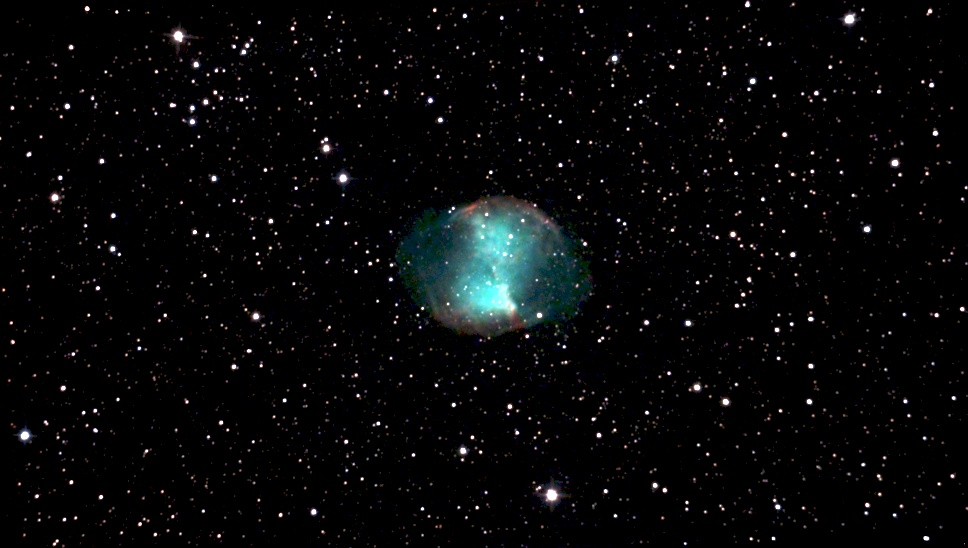
//> input picture doc/result.jpg, 968 x 548 px
$ ./main ../doc/result.jpg ../doc/result.jpg   (built with g++ and OpenCV 4)
//> lines starting //> are read from the running program, lines starting //| are printed output that depends on the picture; after the words box and inside, x2 and y2 are one past the last pixel; in counts of white or black regions, pixels touching at a corner belong together
#include <opencv2/opencv.hpp>
#include <vector>
#include <algorithm>
#include <cmath>
#include <iostream>
#include <memory>
#include <set>

struct Star {
    cv::Point2f position;
    float brightness;
    int id;
};

struct Triangle {
    int star1, star2, star3;
    float side1, side2, side3;
    float angle1, angle2, angle3;

    Triangle(const Star& s1, const Star& s2, const Star& s3, int id1, int id2, int id3)
        : star1(id1), star2(id2), star3(id3) {
        // Calcul des distances des côtés
        side1 = cv::norm(s1.position - s2.position);
        side2 = cv::norm(s2.position - s3.position);
        side3 = cv::norm(s3.position - s1.position);

        // Calcul des angles en utilisant la loi des cosinus
        angle1 = std::acos((side1*side1 + side3*side3 - side2*side2) / (2*side1*side3));
        angle2 = std::acos((side1*side1 + side2*side2 - side3*side3) / (2*side1*side2));
        angle3 = M_PI - angle1 - angle2;
    }
};

struct TriangleMatch {
    int refTriangle;
    int targetTriangle;
    float similarity;
};

struct TransformationParams {
    cv::Point2f translation;
    float rotation;
    float scale;
    cv::Mat homography;
    bool isValid;
    float quality;
};

class AstroImageStacker {
private:
    std::vector<cv::Mat> images;
    std::vector<std::vector<Star>> starCatalogs;
    std::vector<float> imageQualityScores;
    int referenceFrameIndex;

    // Paramètres de détection d'étoiles
    float starThreshold = 50.0f;
    int minStarArea = 3;
    int maxStarArea = 100;

    // Paramètres d'alignement
    float triangleSimilarityThreshold = 0.95f;
    int minTrianglesForAlignment = 5;
    float maxAlignmentError = 2.0f;

public:
    AstroImageStacker() : referenceFrameIndex(-1) {}

    // Chargement des images
    bool loadImages(const std::vector<std::string>& imagePaths) {
        images.clear();
        starCatalogs.clear();
        imageQualityScores.clear();

        for (const auto& path : imagePaths) {
            cv::Mat img = cv::imread(path, cv::IMREAD_GRAYSCALE);
            if (img.empty()) {
                std::cerr << "Erreur: Impossible de charger l'image " << path << std::endl;
                return false;
            }
            images.push_back(img);
        }

        std::cout << "Chargé " << images.size() << " images." << std::endl;
        return true;
    }

    // Détection des étoiles dans une image
    std::vector<Star> detectStars(const cv::Mat& image) {
        std::vector<Star> stars;

        // Préparation de l'image
        cv::Mat blurred, binary;
        cv::GaussianBlur(image, blurred, cv::Size(3, 3), 1.0);
        cv::threshold(blurred, binary, starThreshold, 255, cv::THRESH_BINARY);

        // Détection des contours
        std::vector<std::vector<cv::Point>> contours;
        cv::findContours(binary, contours, cv::RETR_EXTERNAL, cv::CHAIN_APPROX_SIMPLE);

        for (size_t i = 0; i < contours.size(); i++) {
            double area = cv::contourArea(contours[i]);
            if (area >= minStarArea && area <= maxStarArea) {
                // Calcul du centroïde pondéré par la luminosité
                cv::Moments moments = cv::moments(contours[i]);
                if (moments.m00 > 0) {
                    cv::Point2f center(moments.m10 / moments.m00, moments.m01 / moments.m00);

                    // Calcul de la luminosité moyenne dans la région
                    cv::Rect boundingRect = cv::boundingRect(contours[i]);
                    cv::Mat starRegion = image(boundingRect);
                    cv::Scalar meanBrightness = cv::mean(starRegion);

                    Star star;
                    star.position = center;
                    star.brightness = meanBrightness[0];
                    star.id = stars.size();
                    stars.push_back(star);
                }
            }
        }

        // Tri par luminosité décroissante
        std::sort(stars.begin(), stars.end(),
                 [](const Star& a, const Star& b) { return a.brightness > b.brightness; });

        // Garde seulement les N étoiles les plus brillantes
        if (stars.size() > 100) {
            stars.resize(100);
        }

        return stars;
    }

    // Calcul du score de qualité d'une image
    float calculateImageQuality(const cv::Mat& image, const std::vector<Star>& stars) {
        if (stars.empty()) return 0.0f;

        // Score basé sur le nombre d'étoiles et leur netteté
        float starCount = static_cast<float>(stars.size());
        float avgBrightness = 0.0f;
        float sharpness = 0.0f;

        for (const auto& star : stars) {
            avgBrightness += star.brightness;
        }
        avgBrightness /= starCount;

        // Calcul de la netteté via le gradient de Sobel
        cv::Mat grad_x, grad_y, grad;
        cv::Sobel(image, grad_x, CV_16S, 1, 0, 3);
        cv::Sobel(image, grad_y, CV_16S, 0, 1, 3);
        cv::addWeighted(cv::abs(grad_x), 0.5, cv::abs(grad_y), 0.5, 0, grad);
        sharpness = cv::mean(grad)[0];

        return starCount * 0.4f + avgBrightness * 0.3f + sharpness * 0.3f;
    }

    // Génération des triangles à partir des étoiles
    std::vector<Triangle> generateTriangles(const std::vector<Star>& stars) {
        std::vector<Triangle> triangles;

        // Génère tous les triangles possibles (limité aux étoiles les plus brillantes)
        int maxStars = std::min(static_cast<int>(stars.size()), 50);
        for (int i = 0; i < maxStars - 2; i++) {
            for (int j = i + 1; j < maxStars - 1; j++) {
                for (int k = j + 1; k < maxStars; k++) {
                    Triangle triangle(stars[i], stars[j], stars[k], i, j, k);

                    // Filtre les triangles trop petits ou trop allongés
                    float minSide = std::min({triangle.side1, triangle.side2, triangle.side3});
                    float maxSide = std::max({triangle.side1, triangle.side2, triangle.side3});

                    if (minSide > 10.0f && maxSide / minSide < 10.0f) {
                        triangles.push_back(triangle);
                    }
                }
            }
        }

        return triangles;
    }

    // Correspondance des triangles entre deux images
    // [251 lines left out: functions matchTriangles, calculateTriangleSimilarity, calculateAffineTransform, calculateSimilarityTransform, calculateTransformation, calculateAlignmentQuality, not called in this run]

    // Processus principal de stacking
    cv::Mat stackImages() {
        if (images.empty()) {
            std::cerr << "Aucune image chargée!" << std::endl;
            return cv::Mat();
        }

        std::cout << "Détection des étoiles..." << std::endl;

        // Détection des étoiles dans toutes les images
        for (size_t i = 0; i < images.size(); i++) {
            auto stars = detectStars(images[i]);
            starCatalogs.push_back(stars);

            float quality = calculateImageQuality(images[i], stars);
            imageQualityScores.push_back(quality);

            std::cout << "Image " << i << ": " << stars.size() << " étoiles, qualité: "
                     << quality << std::endl;
        }

        // Sélection de l'image de référence (meilleure qualité)
        referenceFrameIndex = std::distance(imageQualityScores.begin(),
                                          std::max_element(imageQualityScores.begin(),
                                                         imageQualityScores.end()));

        std::cout << "Image de référence: " << referenceFrameIndex << std::endl;

        // Génération des triangles pour l'image de référence
        auto refTriangles = generateTriangles(starCatalogs[referenceFrameIndex]);
        std::cout << "Triangles de référence générés: " << refTriangles.size() << std::endl;

        // Alignement et stacking
        cv::Mat stackedImage = cv::Mat::zeros(images[0].size(), CV_32F);
        cv::Mat weightMap = cv::Mat::zeros(images[0].size(), CV_32F);

        for (size_t i = 0; i < images.size(); i++) {
            cv::Mat alignedImage;

            if (i == referenceFrameIndex) {
                // Image de référence - pas d'alignement nécessaire
                images[i].convertTo(alignedImage, CV_32F);
            } else {
                // Alignement de l'image
                auto targetTriangles = generateTriangles(starCatalogs[i]);
                auto matches = matchTriangles(refTriangles, targetTriangles);

                std::cout << "Image " << i << ": " << matches.size() << " correspondances de triangles" << std::endl;

                auto transformation = calculateTransformation(
                    starCatalogs[referenceFrameIndex], starCatalogs[i],
                    matches, refTriangles, targetTriangles);

                if (transformation.isValid) {
                    cv::Mat temp;
                    images[i].convertTo(temp, CV_32F);
                    cv::warpPerspective(temp, alignedImage, transformation.homography,
                                      images[0].size(), cv::INTER_LINEAR);

                    std::cout << "Image " << i << " alignée avec qualité: "
                             << transformation.quality << std::endl;
                } else {
                    std::cout << "Échec de l'alignement pour l'image " << i << std::endl;
                    continue;
                }
            }

            // Ajout à la pile avec pondération par qualité
            float weight = imageQualityScores[i];
            stackedImage += alignedImage * weight;
            weightMap += weight;
        }

        // Normalisation finale
        cv::Mat result;
        cv::divide(stackedImage, weightMap, result);
        result.convertTo(result, CV_8U);

        return result;
    }

    // Sauvegarde du résultat
    bool saveResult(const cv::Mat& result, const std::string& outputPath) {
        return cv::imwrite(outputPath, result);
    }
};

// Fonction principale d'exemple
int main(int argc, char* argv[]) {
    if (argc < 3) {
        std::cout << "Usage: " << argv[0] << " <image1> <image2> ... <output>" << std::endl;
        return -1;
    }

    // Récupération des chemins d'images
    std::vector<std::string> imagePaths;
    for (int i = 1; i < argc - 1; i++) {
        imagePaths.push_back(argv[i]);
    }
    std::string outputPath = argv[argc - 1];

    // Création et utilisation du stacker
    AstroImageStacker stacker;

    if (!stacker.loadImages(imagePaths)) {
        return -1;
    }
//> in loadImages, `cv::Mat img = cv::imread(path, cv::IMREAD_GRAYSCALE);`:
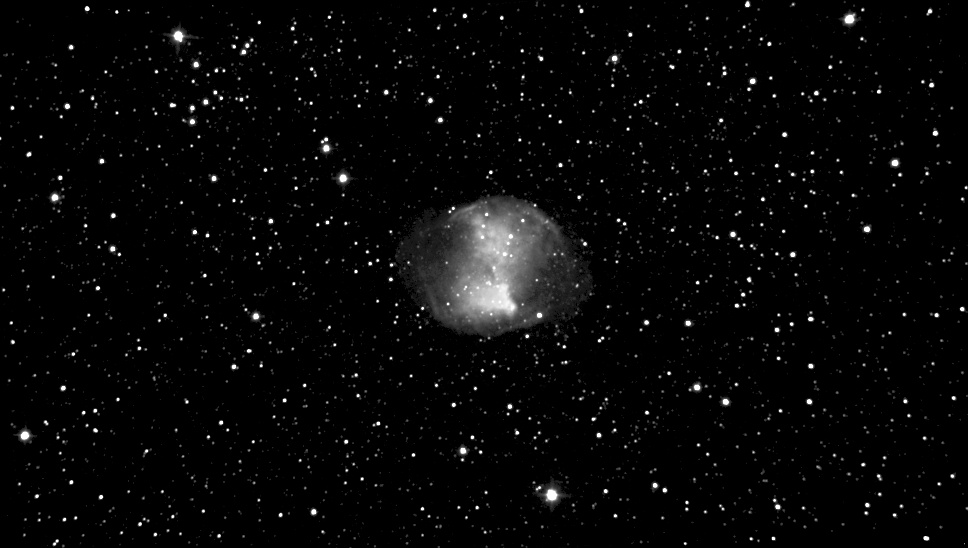
//> img: 548 rows x 968 cols, CV_8UC1; min 0, max 255, mean 7.6
//| Chargé 1 images.

    std::cout << "Début du stacking..." << std::endl;
    cv::Mat result = stacker.stackImages();
//> the loop in stackImages, `for (size_t i = 0; i < images.size(); i++)` made 1 pass
//> (starCount in calculateImageQuality, avgBrightness in calculateImageQuality, sharpness in calculateImageQuality, quality) on pass 1: (100, 128.2, 22.19, 85.13)
//| Image 0: 100 étoiles, qualité: 85.1255
//> pass 1, in detectStars, `cv::threshold(blurred, binary, starThreshold, 255, cv::THRESH_BINARY);`:
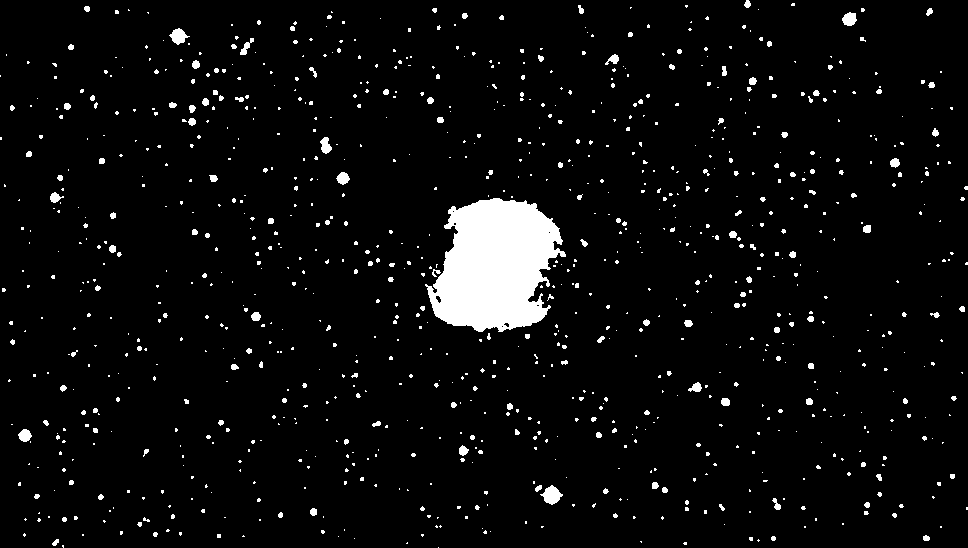
//> binary: 548 rows x 968 cols, CV_8UC1; 4.6% white; 994 white regions (841 under 20 px), largest, box (x1, y1, x2, y2) and area: (425, 198, 566, 332) 12968, (540, 485, 563, 505) 259, (169, 28, 190, 45) 194
//> pass 1, in calculateImageQuality, `cv::Sobel(image, grad_x, CV_16S, 1, 0, 3);`:
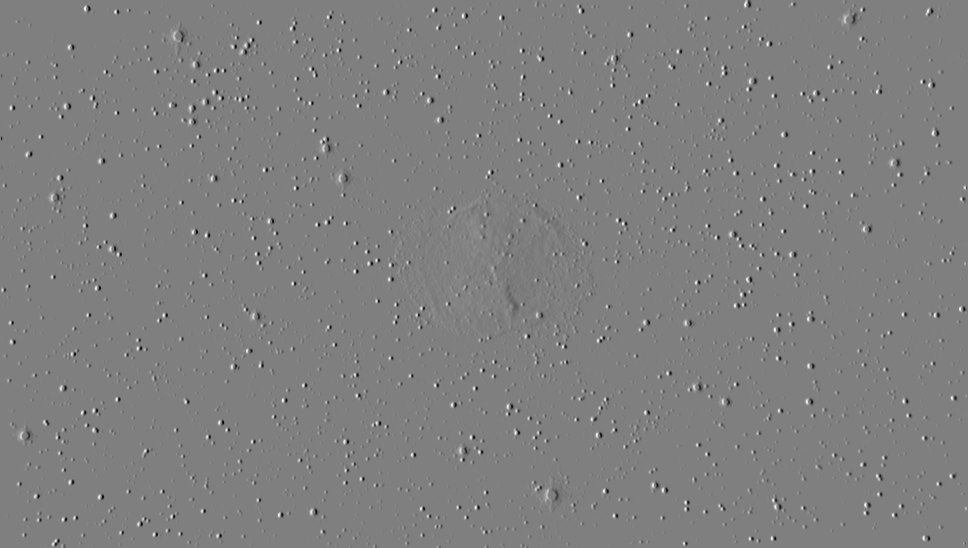
//> grad_x: 548 rows x 968 cols, CV_16SC1; min -1019, max 1019, mean 0; drawn with min black and max white
//> pass 1, in calculateImageQuality, `cv::Sobel(image, grad_y, CV_16S, 0, 1, 3);`:
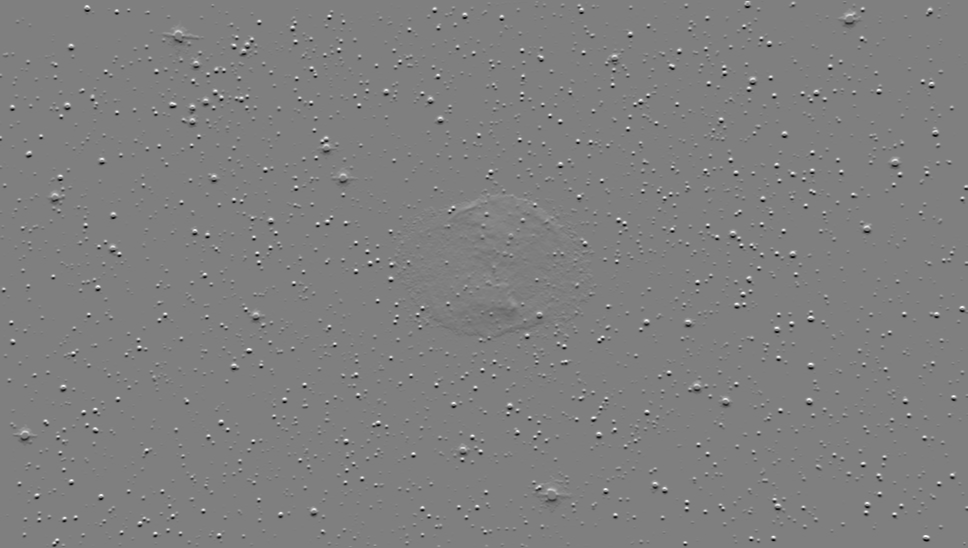
//> grad_y: 548 rows x 968 cols, CV_16SC1; min -1019, max 1020, mean 0; drawn with min black and max white
//> in stackImages, `referenceFrameIndex = std::distance(imageQualityScores.begin(), std::m..`: referenceFrameIndex = 0
//| Image de référence: 0
//> in generateTriangles, `int maxStars = std::min(static_cast<int>(stars.size()), 50);`: maxStars = 50
//> the loop in generateTriangles, `for (int i = 0; i < maxStars - 2; i++)` made 48 passes
//> after the loop in generateTriangles, `for (int i = 0; i < maxStars - 2; i++)`: triangles = 18912 items
//| Triangles de référence générés: 18912
//> in stackImages, `cv::Mat stackedImage = cv::Mat::zeros(images[0].size(), CV_32F);`: stackedImage: 548 rows x 968 cols, CV_32FC1; every value is 0
//> the loop in stackImages, `for (size_t i = 0; i < images.size(); i++)` made 1 pass
//> weight on pass 1: 85.13

    if (result.empty()) {
        std::cerr << "Échec du stacking!" << std::endl;
        return -1;
    }

    if (stacker.saveResult(result, "result.jpg")) {
        std::cout << "Résultat sauvegardé: " << outputPath << std::endl;
    } else {
        std::cerr << "Erreur lors de la sauvegarde!" << std::endl;
        return -1;
    }

    return 0;
}
